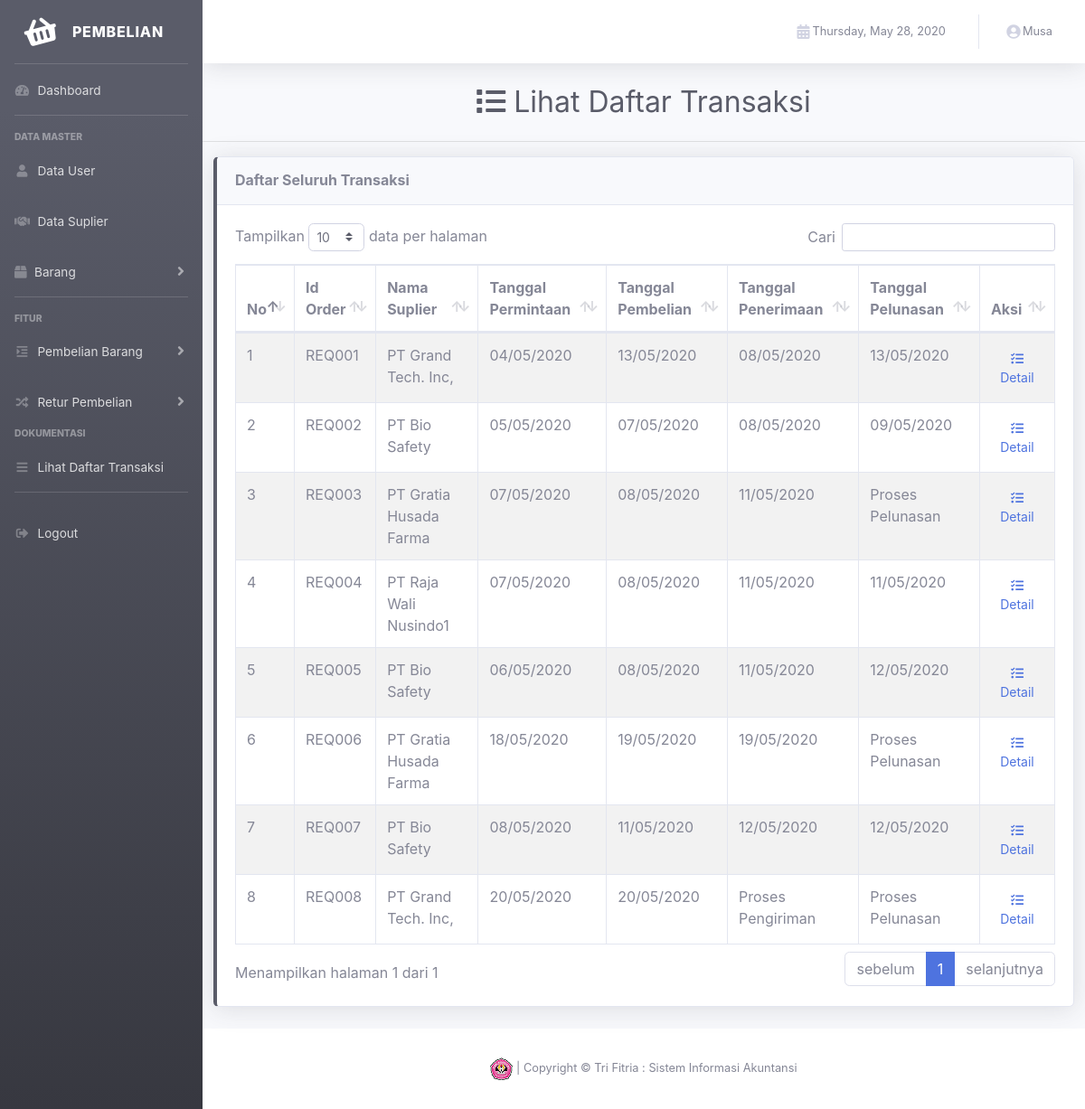
The app's page /view/index.php?p=list_transaksi (signed in) with its own data.
### tables this page shows
CREATE TABLE IF NOT EXISTS `order` (
  `id_order` varchar(6) NOT NULL,
  `tanggal` date NOT NULL,
  `status` varchar(16) NOT NULL,
  `total_transaksi` int(45) NOT NULL,
  `nama_suplier` varchar(45) NOT NULL,
  `tanggal_penerimaan` date NOT NULL,
  `tanggal_pembelian` date NOT NULL,
  `no_surat_jalan` varchar(25) NOT NULL,
  `tanggal_pelunasan` date NOT NULL,
  `nomor_faktur` varchar(25) NOT NULL
);

### control/permintaan_barang/permintaan_barang.php (called while the page is built, shortened)
<?php
     class permintaan_barang{
        public function tampil(){
            $koneksi = new koneksi;
            $query = mysqli_query($koneksi->conn,"SELECT * FROM `order`");
            if (mysqli_num_rows($query)>0) {
                while ($row= mysqli_fetch_array($query)) {
                    $data[]= $row;
                }
                return $data;
            }
        }
    }
    ?>

### control/koneksi.php (called while the page is built, shortened)
<?php
    class koneksi{
        private $dbhost = "localhost";
        private $dbuser = "root";
        private $dbname = "hph_proj_db";
        private $dbpass = "";
        public function __construct(){
        $this->conn = mysqli_connect($this->dbhost, $this->dbuser, $this->dbpass, $this->dbname) or die("Koneksi gagal");
        }
    }
    ?>

### view/content/transaksi/lihat_data/transaksi/list_transaksi.php (the view, shortened to what this page needs)
    <div class="d-sm-flex align-items-center justify-content-center mb-4">
        <h1 class="h2 mb-0 text-gray-800">
        <i class="fa fa-list" aria-hidden="true"></i>
           Lihat Daftar Transaksi
        </h1>
    </div>
    <hr class ="sidebar-diver"></hr>
<div class="col">
      <div class="row">
        <div class="col">
          <div class="card shadow mb-4 border-left-dark">
            <div class="card-header py-3">
              <h6 class="m-0 font-weight-bold">Daftar Seluruh Transaksi</h6>
            </div>
            <div class="card-body" >
                    <div class="table-responsive">
                        <table class="table table-bordered table-striped" width="100%" cellspacing="0" id="dataTable">
                            <thead>
                                <tr>
                                    <th>No</th>
                                    <th>Id Order</th>
                                    <th>Nama Suplier</th>
                                    <th>Tanggal Permintaan</th>
                                    <th>Tanggal Pembelian</th>
                                    <th>Tanggal Penerimaan</th>
                                    <th>Tanggal Pelunasan</th>
                                    <th>Aksi</th>
                                </tr>
                            </thead>
                            <tbody>
                                <?php
                                    if ($permintaan_barang->tampil()!=false) {
                                        $no = 1;
                                        $empty_date = '0000-00-00';
                                        foreach ($permintaan_barang->tampil() as $key) {
                                            ?>
                                            <tr>
                                                <form action="" method="post">
                                                    <td><?php echo $no++; ?><input type="hidden" name="id_order" value="<?php echo $key['id_order']?>"></td>
                                                    <td><?php echo $key['id_order']?></td>
                                                    <td><?php echo $key['nama_suplier']; ?></td>
                                                    <td><?php echo date('d/m/Y', strtotime($key['tanggal'])); ?></td>
                                                    <td><?php if($empty_date == $key['tanggal_pembelian']){echo "Proses Pembelian";}else{echo date('d/m/Y', strtotime($key['tanggal_pembelian'])); }?></td>
                                                    <td><?php if($empty_date == $key['tanggal_penerimaan']){echo "Proses Pengiriman";}else{echo date('d/m/Y', strtotime($key['tanggal_penerimaan'])); }?></td>
                                                    <td><?php if($empty_date == $key['tanggal_pelunasan']){echo "Proses Pelunasan";}else{echo date('d/m/Y', strtotime($key['tanggal_pelunasan'])); }?></td>
                                                    <td>
                                                        <button type="submit" name="detail" class="btn btn-sm btn-link btn-custom">
                                                            <span class="icon">
                                                            <i class="fas fa-tasks"></i>
                                                            </span>
                                                            <span class="icon">Detail </span>
                                                        </button>
                                                    </td>
                                                </form>
                                            </tr>
                                <?php
                                        }
                                    }
                                    ?>
                            </tbody>
                        </table>
                    </div>
            </div>
              </div>
            </div>
          </div>
    </div>

### records on screen
order: id_order "REQ001", nama_suplier "PT Grand Tech. Inc,", tanggal "04/05/2020", tanggal_pembelian "13/05/2020", tanggal_penerimaan "08/05/2020", tanggal_pelunasan "13/05/2020"
order: id_order "REQ002", nama_suplier "PT Bio Safety", tanggal "05/05/2020", tanggal_pembelian "07/05/2020", tanggal_penerimaan "08/05/2020", tanggal_pelunasan "09/05/2020"
order: id_order "REQ003", nama_suplier "PT Gratia Husada Farma", tanggal "07/05/2020", tanggal_pembelian "08/05/2020", tanggal_penerimaan "11/05/2020", tanggal_pelunasan "Proses Pelunasan"
order: id_order "REQ004", nama_suplier "PT Raja Wali Nusindo1", tanggal "07/05/2020", tanggal_pembelian "08/05/2020", tanggal_penerimaan "11/05/2020", tanggal_pelunasan "11/05/2020"
order: id_order "REQ005", nama_suplier "PT Bio Safety", tanggal "06/05/2020", tanggal_pembelian "08/05/2020", tanggal_penerimaan "11/05/2020", tanggal_pelunasan "12/05/2020"
order: id_order "REQ006", nama_suplier "PT Gratia Husada Farma", tanggal "18/05/2020", tanggal_pembelian "19/05/2020", tanggal_penerimaan "19/05/2020", tanggal_pelunasan "Proses Pelunasan"
order: id_order "REQ007", nama_suplier "PT Bio Safety", tanggal "08/05/2020", tanggal_pembelian "11/05/2020", tanggal_penerimaan "12/05/2020", tanggal_pelunasan "12/05/2020"
order: id_order "REQ008", nama_suplier "PT Grand Tech. Inc,", tanggal "20/05/2020", tanggal_pembelian "20/05/2020", tanggal_penerimaan "Proses Pengiriman", tanggal_pelunasan "Proses Pelunasan"

### other values on screen
$_SESSION['nama_user'] "Musa"
